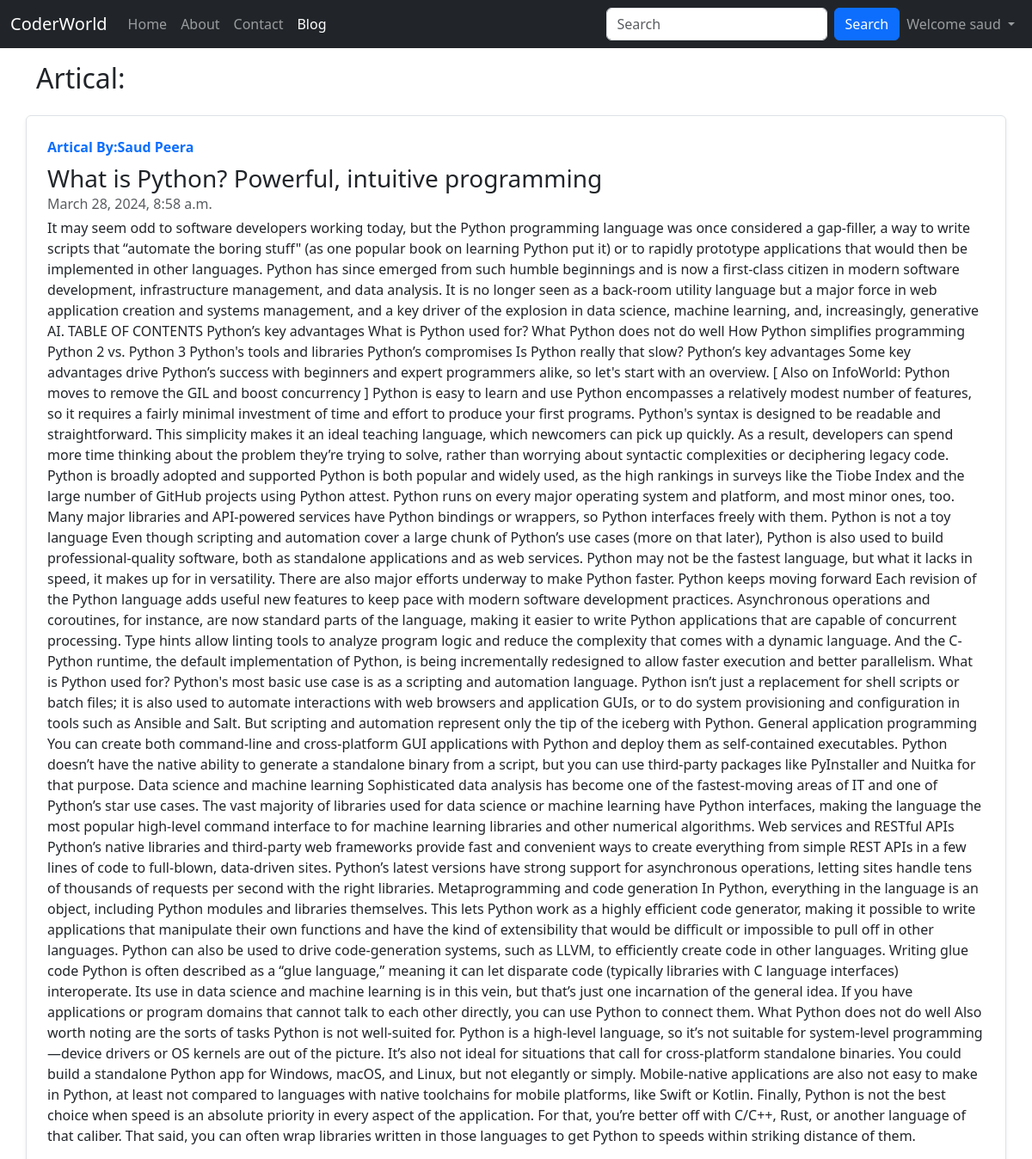
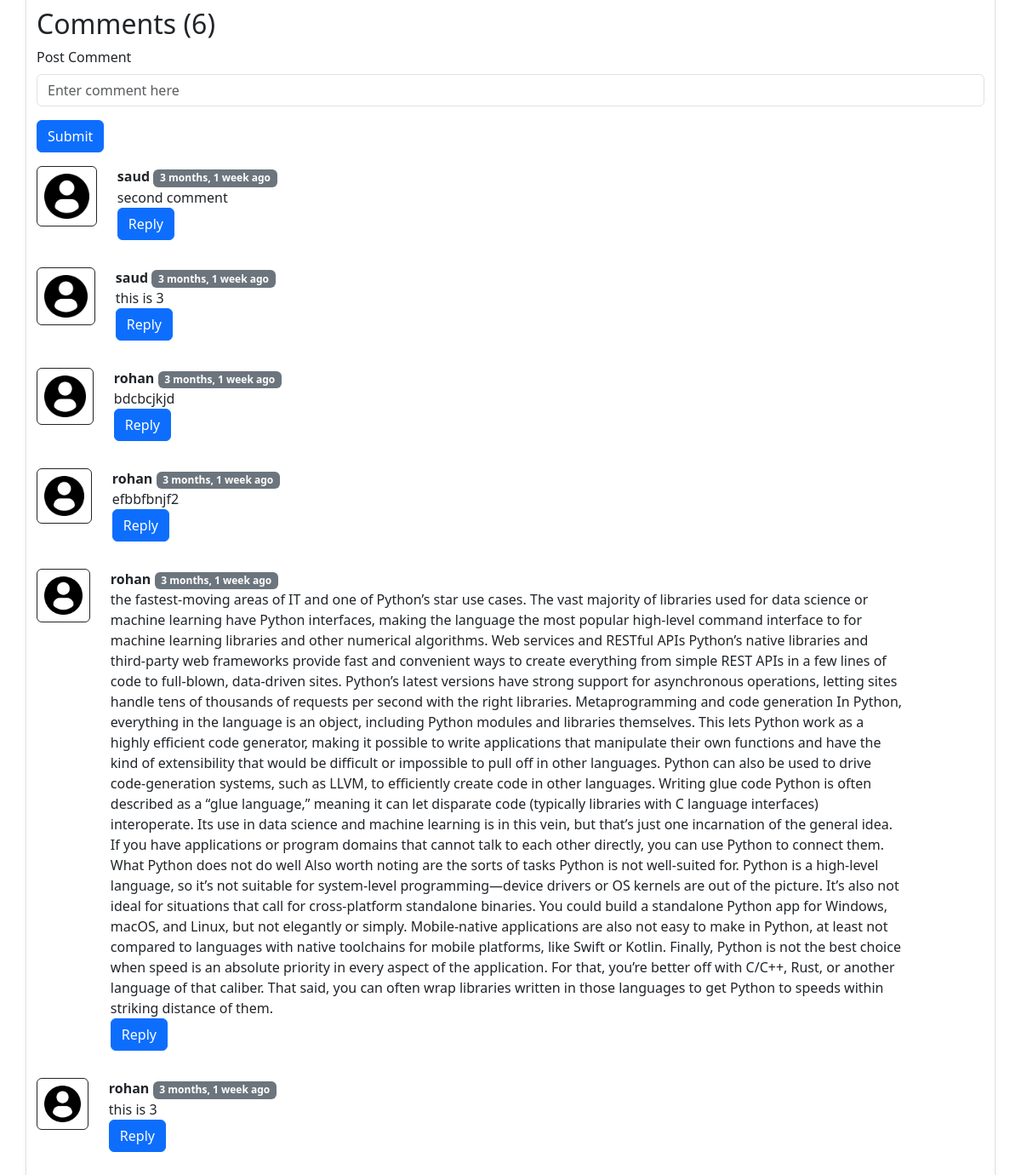
Screenshot of /blog/First-Post (signed in) with the database file from the repository (2 pictures, top to bottom).
### blog/models.py (models this page shows, shortened)
class Post(models.Model):
    sno = models.AutoField(primary_key=True)
    Title= models.CharField(max_length=255)
    content= models.TextField()
    author=models.CharField(max_length=20)
    slug=models.CharField(max_length=130)
    timeStamp=models.DateTimeField(blank=True)

class BlogComment(models.Model):
    sno = models.AutoField(primary_key=True)
    comment= models.TextField()
    user=models.ForeignKey(User, on_delete=models.CASCADE)
    post=models.ForeignKey(Post, on_delete=models.CASCADE)
    parent = models.ForeignKey('self', on_delete=models.CASCADE, null=True)
    timeStamp=models.DateTimeField(default=now)

### blog/views.py (the view)
# urls.py: path('<str:slug>',views.blogpost,name='blogpost'),
def blogpost(request,slug):
    post=Post.objects.filter(slug=slug).first()
    comments = BlogComment.objects.filter(post=post)
    print(request.user)
    context={"post":post, 'comments':comments,'user':request.user}
    return render(request,'blog/blogpost.html',context)

### templates/blog/blogpost.html (shortened to what this page needs)
{% extends "base.html" %}
{% load humanize %}
{% block blogactive %} active {% endblock blogactive %}
{% block body %}
<div class="container my-3">
    <h2>Artical:</h2>
    <div class="row no-gutters border rounded overflow-hidden flex-md-row my-4 shadow-sm h-md-250 position-relative">
        <div class="col p-4 d-flex flex-column position-static">
            <strong class="d-inline-block mb-2 text-primary">Artical By:{{post.author}}</strong>
            <h3 class="mb-0">{{post.Title}}</h3>
            <div class="mb-1 text-muted">{{post.timeStamp}}</div>
            <p class="card-text mb-auto">{{post.content}}</p>
    </div>
    <div class="container">
        <h2>Comments ({{comments.count}})</h2>
        <div class="my-2">
            {% if user.is_authenticated %}
            <form action="/blog/postcomment" method="post">
                <div class="mb-3">
                    <label for="exampleInputEmail1" class="form-label">Post Comment</label>
                    <input type="text" class="form-control" name="comment" placeholder="Enter comment here">
                </div>
                <button type="submit" class="btn btn-primary">Submit</button>
            </form>
            {% else %}
            <p>Please login to Post Comment: </p>
            {% endif %}
        </div>
        {% for comment in comments %}
        <div class="row my-3">
            <div class="col-md-1 ">
            <img class="rounded mx-auto d-block w-100 p-2 border border-dark" src="/static/images/user.png" alt="user"></div>
            <div class="col-md-11">
                <b>{{comment.user.username}} </b> <span class="badge text-bg-secondary"> {{comment.timeStamp | naturaltime }}</span>
                <div>{{comment.comment}}</div>
                <p class="d-inline-flex gap-1">
                  <button class="btn btn-primary" type="button" data-bs-toggle="collapse" data-bs-target="#collapseExample" aria-expanded="false" aria-controls="collapseExample">
                    Reply
                  </button>
                </p>
        </div>
        {% endfor %}
    </div>
{% endblock body %}

### templates/base.html (shortened to what this page needs)
<!doctype html>
<html lang="en">
<head>
  <link href="https://cdn.jsdelivr.net/npm/bootstrap@5.3.3/dist/css/bootstrap.min.css" rel="stylesheet"
>
</head>
<body>
  <nav class="navbar navbar-expand-lg navbar-dark bg-dark">
    <div class="container-fluid">
      <a class="navbar-brand" href="/">CoderWorld</a>
      <div class="collapse navbar-collapse" id="navbarSupportedContent">
        <ul class="navbar-nav me-auto mb-2 mb-lg-0">
          <li class="nav-item ">
            <a class="nav-link {% block homeactive %} {% endblock homeactive %}" aria-current="page" href="/">Home</a>
          </li>
          <li class="nav-item ">
            <a class="nav-link {% block aboutactive %} {% endblock aboutactive %}" href="/about">About</a>
          </li>
          <li class="nav-item ">
            <a class="nav-link {% block contactactive %} {% endblock contactactive %}" href="/contact">Contact</a>
          </li>
          <li class="nav-item ">
            <a class="nav-link {% block blogactive %} {% endblock blogactive %}" href="/blog">Blog</a>
          </li>
        </ul>
        <form method="get" action="/Search" class="d-flex" role="search">
          <input class="form-control me-2" type="search" placeholder="Search" aria-label="Search" name="querry"
            id="querry">
          <button class="btn btn-primary" type="Search">Search</button>
        </form>
        {% if user.is_authenticated %}
        <ul class="navbar-nav ml-auto mr-2 ">
          <li class="nav-item dropdown">
            <a class="nav-link dropdown-toggle" href="#" role="button" data-bs-toggle="dropdown" aria-expanded="false">
              Welcome {{request.user}}
            </a>
          </li>
        </ul>
        {% endif %}
      </div>
    </div>
  </nav>
  {% block body %}
  {% endblock body %}
</body>
</html>

### rows the page displays
Post: author "Saud Peera", Title "What is Python? Powerful, intuitive programming", timeStamp "March 28, 2024, 8:58 a.m.", content "It may seem odd to software developers working today, but the Python programming language was once considered a gap-filler, a way to write scripts that “automate the boring stuff\" (as one popular book on learning Python put it) or to rapidly prototype applications that would then be implemented in other languages. Python has since emerged from such humble beginnings and is now a first-class citizen in modern software development, infrastructure management, and data analysis. It is no longer seen as a back-room utility language but a major force in web application creation and systems management, and a key driver of the explosion in data science, machine learning, and, increasingly,…"
BlogComment: user.username "saud", timeStamp "3 months, 1 week ago", comment "second comment"
BlogComment: user.username "saud", timeStamp "3 months, 1 week ago", comment "this is 3"
BlogComment: user.username "rohan", timeStamp "3 months, 1 week ago", comment "bdcbcjkjd"
BlogComment: user.username "rohan", timeStamp "3 months, 1 week ago", comment "efbbfbnjf2"
BlogComment: user.username "rohan", timeStamp "3 months, 1 week ago", comment "the fastest-moving areas of IT and one of Python’s star use cases. The vast majority of libraries used for data science or machine learning have Python interfaces, making the language the most popular high-level command interface to for machine learning libraries and other numerical algorithms. Web services and RESTful APIs Python’s native libraries and third-party web frameworks provide fast and convenient ways to create everything from simple REST APIs in a few lines of code to full-blown, data-driven sites. Python’s latest versions have strong support for asynchronous operations, letting sites handle tens of thousands of requests per second with the right libraries. Metaprogramming and…"
BlogComment: user.username "rohan", timeStamp "3 months, 1 week ago", comment "this is 3"

### other values shown
{{ request.user }} "saud"
{{ comments.count }} "6"
